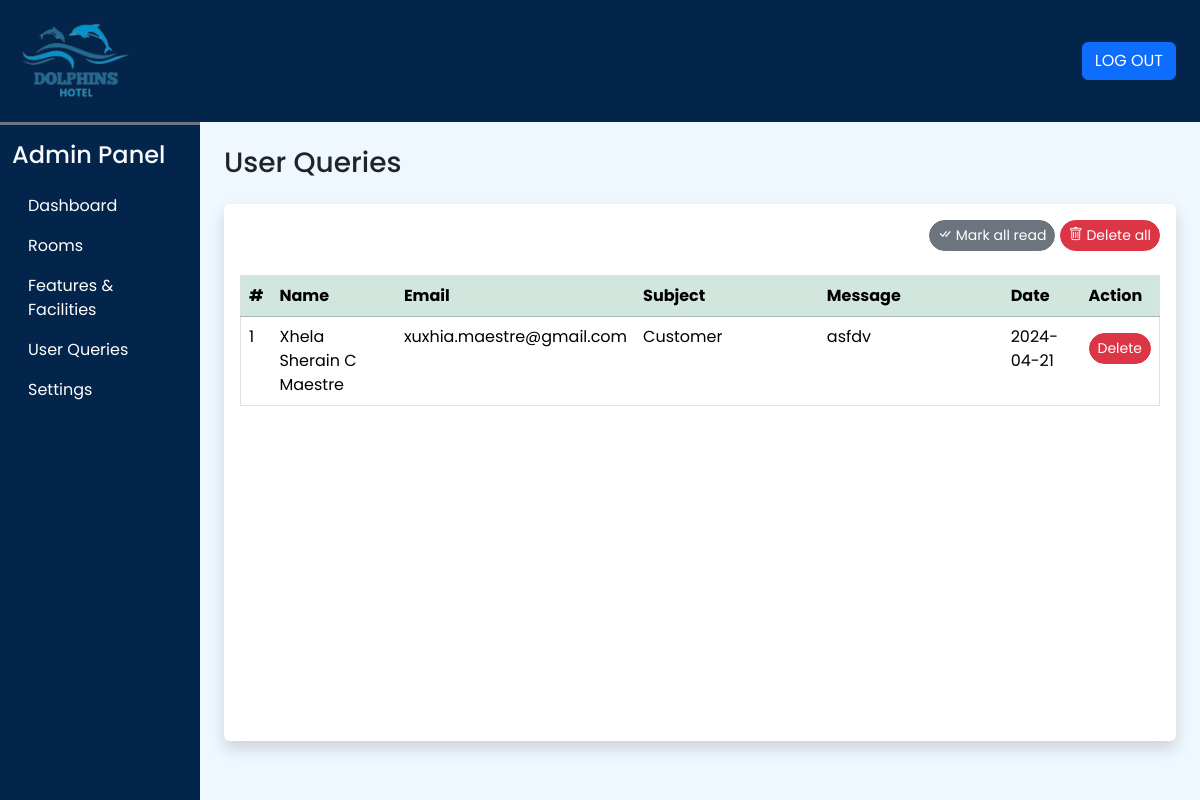
/admin/user_queries.php (signed in), run on an earlier commit of the app's database.
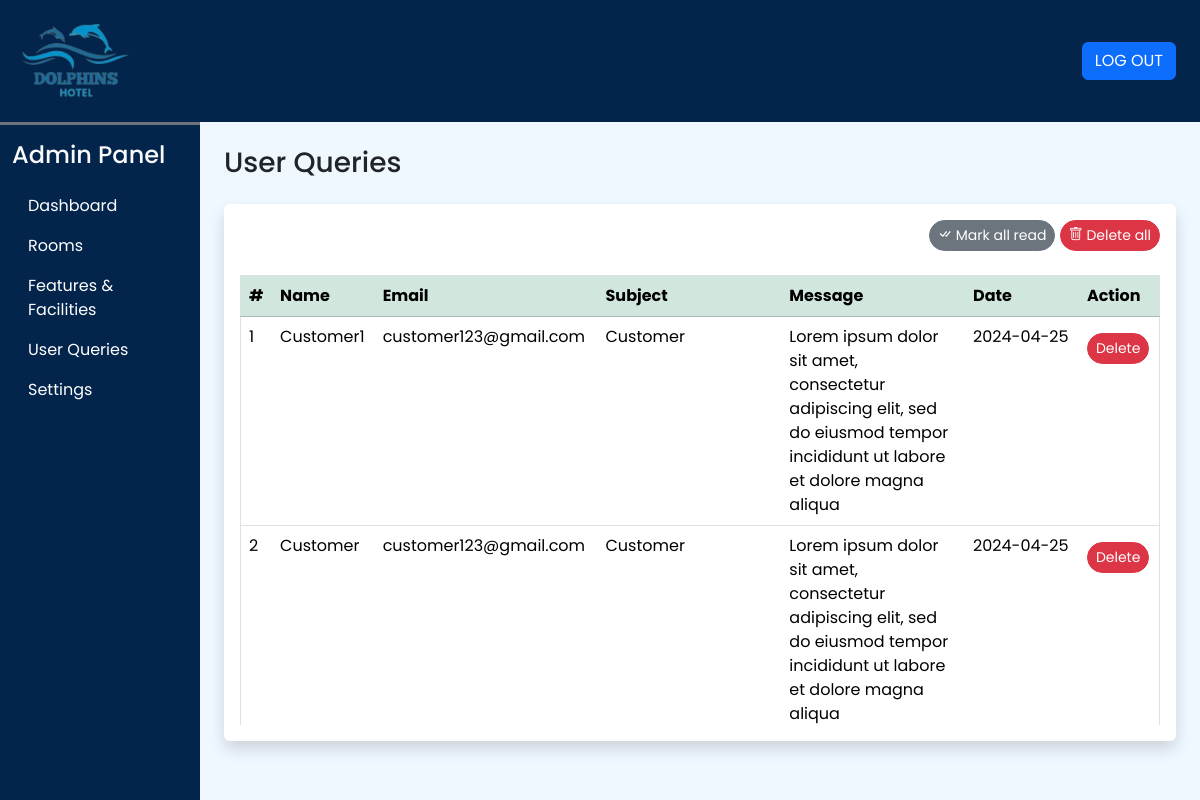
And on a later commit of the database.
### tables this page shows
CREATE TABLE `user_queries` (
  `sr_no` int(11) NOT NULL,
  `name` varchar(50) NOT NULL,
  `email` varchar(50) NOT NULL,
  `subject` varchar(200) NOT NULL,
  `message` varchar(500) NOT NULL,
  `date` date NOT NULL DEFAULT current_timestamp(),
  `seen` tinyint(4) NOT NULL DEFAULT 0
);

### admin/user_queries.php (the view, shortened to what this page needs)
<!DOCTYPE html>
<html lang="en">
<head>
    <?php require('inc/links.php'); ?>
</head>
<body class = "bg-dw">
   <?php include('inc/header.php'); ?>
    <div class="container-fluid" id="main-content">
        <div class="row">
            <div class="col-lg-10 ms-auto p-4 overflow-hidden">
                <h3 class="mb-4">User Queries</h3>
                <div class="card border-0 shadow mb-4">
                    <div class="card-body">
                    <div class="text-end mb-4">
                        <a href="?seen=all" class="btn btn-secondary rounded-pill shadow-none btn-sm">
                            <i class="bi bi-check-all"></i>  Mark all read
                        </a>
                        <a href="?del=all" class="btn btn-danger rounded-pill shadow-none btn-sm">
                            <i class="bi bi-trash"></i>   Delete all
                        </a>
                    </div>
                        <div class="table-responsive-md" style="height:450px; overflow-y:scroll;">
                            <table class="table table-hover border">
                                <thead class="sticky-top">
                                    <tr class="table-success">
                                        <th scope="col">#</th>
                                        <th scope="col">Name</th>
                                        <th scope="col">Email</th>
                                        <th scope="col" width="20%">Subject</th>
                                        <th scope="col" width="20%">Message</th>
                                        <th scope="col">Date</th>
                                        <th scope="col">Action</th>
                                    </tr>
                                </thead>
                                <tbody>
                                <?php
                                    $q = "SELECT * FROM `user_queries` ORDER BY `sr_no` DESC";
                                    $data = mysqli_query($con,$q);
                                    $i = 1;
                                    while($row = mysqli_fetch_assoc($data))
                                    {
                                        $seen='';
                                        $seen.="<a href='?del=$row[sr_no]' class='btn btn-sm rounded-pill btn-danger mt-2'> Delete </a>";
                                        echo<<<query
                                            <tr>
                                                <td>$i</td>
                                                <td>$row[name]</td>
                                                <td>$row[email]</td>
                                                <td>$row[subject]</td>
                                                <td>$row[message]</td>
                                                <td>$row[date]</td>
                                                <td>$seen</td>
                                            </tr>
                                        query;
                                        $i++;
                                    }
                                ?>
                                </tbody>
                            </table>
                        </div>
                    </div>
                </div>
            </div>
        </div>
    </div>
</body>
</html>

### admin/inc/links.php (shortened to what this page needs)
<link href="https://cdn.jsdelivr.net/npm/bootstrap@5.3.3/dist/css/bootstrap.min.css" rel="stylesheet">
<link rel="stylesheet" href="https://cdn.jsdelivr.net/npm/bootstrap-icons@1.11.3/font/bootstrap-icons.min.css">
<link rel="stylesheet" href="https://cdnjs.cloudflare.com/ajax/libs/font-awesome/4.7.0/css/font-awesome.min.css">
<link rel="stylesheet" href="css/common.css">

### admin/inc/header.php (shortened to what this page needs)
<div class="container-fluid text-light p-3 d-flex align-items-center justify-content-between sticky-top" style="background:#03254c">
    <img src="LOGO/D-LOGO.png" alt="logo" width="120" height="90">
    <a href="logout.php" class="btn btn-primary shadow-none me-lg-2 me-3">LOG OUT</a>
</div>
<div class="col-lg-2 border-top border-3 border-secondary" style="background:#03254c" id="dashboard-menu">
    <nav class="navbar navbar-expand-lg" style="background:#03254c">
        <div class="container-fluid flex-lg-column align-items-stretch">
            <h4 class="mt-2 text-light">Admin Panel</h4>
            <div class="collapse navbar-collapse flex-column align-items-stretch mt-2" id="adminDropdown">
                <ul class="nav nav-pills flex-column">
                    <li class="nav-item">
                        <a class="nav-link text-white" href="dashboard.php">Dashboard</a>
                    </li>
                    <li class="nav-item">
                        <a class="nav-link text-white" href="rooms.php">Rooms</a>
                    </li>
                    <li class="nav-item">
                        <a class="nav-link text-white" href="features_facilities.php">Features & Facilities</a>
                    </li>
                    <li class="nav-item">
                        <a class="nav-link text-white" href="user_queries.php">User Queries</a>
                    </li>
                    <li class="nav-item">
                        <a class="nav-link text-white" href="setting.php">Settings</a>
                    </li>
                </ul>
            </div>
        </div>
    </nav>
</div>

### admin/css/common.css (style rules this page uses)
:root { --teal: #389738; --teal_hover: #228b22; --blue: #03254c; }
* { font-family: "Poppins", sans-serif; }
.bg-dw { background: RGB(240, 248, 255); }

### admin/user_queries.php (style rules this page uses)
#dashboard-menu { position: fixed; height: 100%; z-index: 11; }

What changed in the data, as far as the page shows it:
removed user_queries: name "Xhela Sherain C Maestre", email "xuxhia.maestre@gmail.com", subject "Customer", message "asfdv", date "2024-04-21"
added user_queries: name "Customer1", email "customer123@gmail.com", subject "Customer", message "Lorem ipsum dolor sit amet, consectetur adipiscing elit, sed do eiusmod tempor incididunt ut labore et dolore magna aliqua", date "2024-04-25"
added user_queries: name "Customer", email "customer123@gmail.com", subject "Customer", message "Lorem ipsum dolor sit amet, consectetur adipiscing elit, sed do eiusmod tempor incididunt ut labore et dolore magna aliqua", date "2024-04-25"
